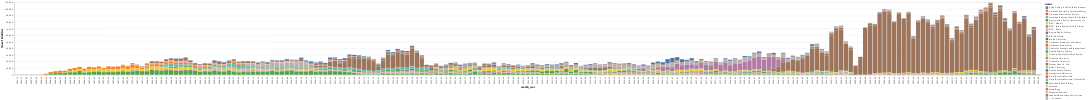

Here is the notebook cell this chart was saved with:
### Code cell
# scans per month as a stacked bar chart

selector = alt.selection_single(encodings=['color'])

alt.Chart(scans_per_center_month).mark_bar().encode(
    x='month_year',
    y='sum(identifier)',
    color=alt.condition(selector, 'name', alt.value('lightgray'))
).add_params(selector)

### Figure 1 — Vega-Lite specification as saved in the notebook (floating-point values rounded to 4 significant figures; data arrays with more than 128 entries replaced by an {"elided": "..."} marker saying what was removed)
{"config": {"view": {"continuousWidth": 300, "continuousHeight": 300}}, "data": {"name": "data-0713d3b32d2b82b2f6489f892231edeb"}, "mark": {"type": "bar"}, "encoding": {"color": {"condition": {"param": "param_5", "field": "name"}, "value": "lightgray"}, "x": {"field": "month_year", "type": "nominal"}, "y": {"aggregate": "sum", "field": "identifier", "type": "quantitative"}}, "params": [{"name": "param_5", "select": {"type": "point", "encodings": ["color"]}}], "$schema": "https://vega.github.io/schema/vega-lite/v5.14.1.json", "datasets": {"data-0713d3b32d2b82b2f6489f892231edeb": {"elided": "4862 records"}}}
